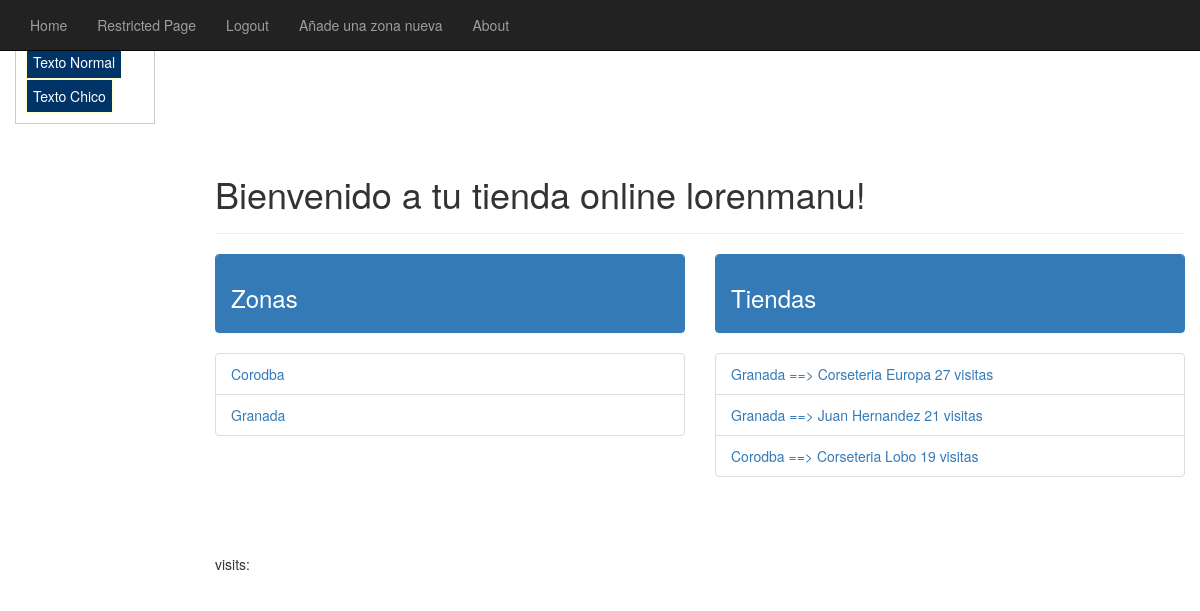
The app's page /tiendas/ (signed in), older data.
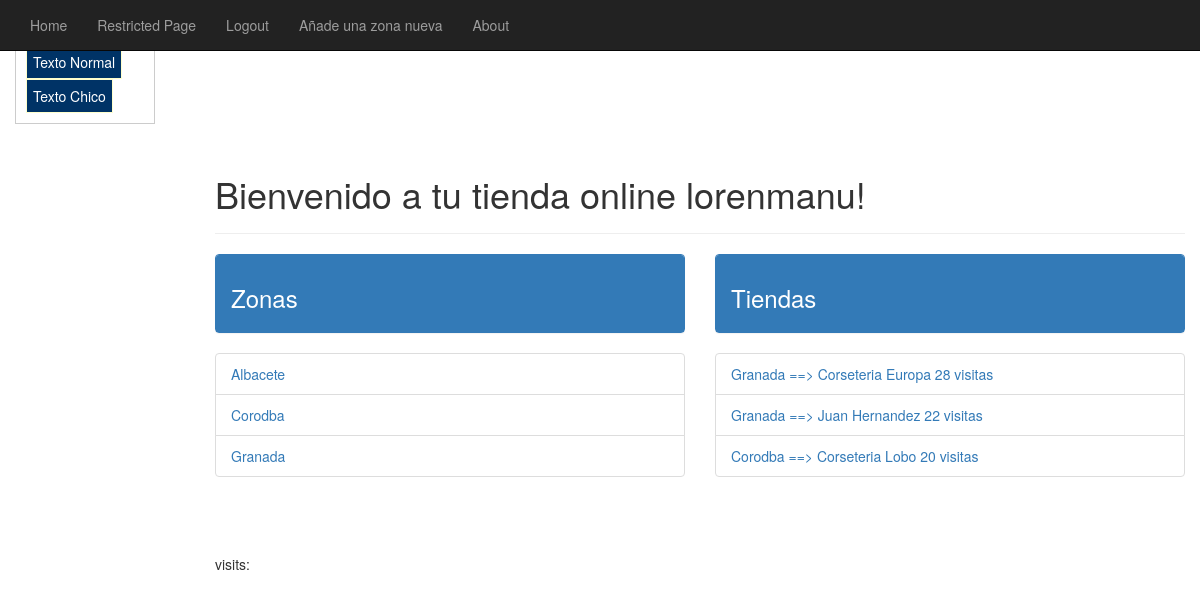
The same page, newer data.
### apps/tiendas/models.py (models this page shows, shortened)
class Zona(models.Model):
    nombre = models.CharField(max_length=128,unique=True)
    localizacion = models.CharField(max_length=128, unique=True)
    views = models.IntegerField(default=0)
    slug = models.SlugField(default=0)

class Tienda(models.Model):
    nombre = models.CharField(max_length=128,unique=True)
    calle = models.CharField(max_length=128,unique=True)
    zona = models.ForeignKey(Zona,null=True)
    imagen = models.ImageField(upload_to='tmp/', blank=True)
    views = models.IntegerField(default=0)
    slug = models.SlugField(default=0)

### apps/tiendas/views.py (the view)
# urls.py: url(r'^' , 'apps.tiendas.views.inicio', name="index"),
@login_required
def inicio(request):
    zona_list = Zona.objects.order_by('nombre')[:5] #orden ascendente a-z, orden descendente z-a con ('-nombre')
    tiendas = Tienda.objects.order_by('-views')[:3]
    context_dict = {'zonas': zona_list, 'tiendas': tiendas}
    return render(request, 'tiendas/index.html', context_dict)

### templates/tiendas/index.html (shortened to what this page needs)
{% extends "tiendas/base.html" %}
{% load staticfiles %}
{% block body_block %}
{% if user.is_authenticated %}
<div class="page-header">
  <h1>Bienvenido a tu tienda online {{ user.username }}!</h1>
  {% else %}
  <h1>Necesitas loguearte para poder usar la página</h1>
  {% endif %}
</div>
<div class="row placeholders">
  <div class="col-xs-12 col-sm-6 placeholder">
    <div class="panel panel-primary">
      <div class="panel-heading">
        <h3><p>Zonas</p></h3>
      </div>
    </div>
    {% if zonas %}
    <ul class="list-group">
      {% for zona in zonas %}
      <li class="list-group-item"><a href="{% url 'tienda'  zona.slug %}">{{ zona.nombre }}</a></li>
      {% endfor %}
    </ul>
    {% else %}
    <strong>No hay zonas disponibles.</strong>
    {% endif %}
  </div>
  <div class="col-xs-12 col-sm-6 placeholder">
    <div class="panel panel-primary">
      <div class="panel-heading">
        <h3>Tiendas</h3>
      </div>
    </div>
    {% if tiendas %}
    <ul class="list-group">
      {% for tienda in tiendas %}
      <li class="list-group-item"><a href="{% url 'au_v_tienda' tienda.slug %}">{{ tienda.zona.nombre }} ==> {{ tienda.nombre }}  {{ tienda.views }} visitas</a></li>
      {% endfor %}
    </ul>
    {% else %}
    <strong>No hay tiendas disponibles.</strong>
    {% endif %}
  </div>
  <div id="container" style="height: 300px"></div>
</div>
<p> visits: {{ visits }}</p>
{% endblock %}

Row changes from the older to the newer data that the page shows:
added Zona: nombre "Albacete"
changed Tienda "Corseteria Europa": views "27" → "28"
changed Tienda "Juan Hernandez": views "21" → "22"
changed Tienda "Corseteria Lobo": views "19" → "20"
